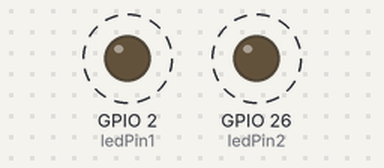
Recording of a sketch running on a simulated ESP32. Parts: output pins drawn as LEDs (lit = HIGH). Dashed ring = blinking. What the sketch prints to the serial monitor is not drawn.

Above: at 0.2 s.
Timing chart, 0 to 3.0 s (numbered marks = the images above):
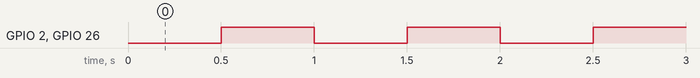

Measured:
- by itself, GPIO 2 (ledPin1), GPIO 26 (ledPin2): alternates HIGH for 0.50 s and LOW for 0.50 s

The sketch:

lab02.ino
```cpp
// 定义LED引脚
const int ledPin1 = 2;   // ESP32板载LED，GPIO 2
const int ledPin2 = 26;  // 外接LED，GPIO 26

// 共用时间变量（两个LED频率相同）
unsigned long previousMillis = 0;
const long interval = 500;  // 1秒间隔（两个LED相同）

// LED状态变量
bool ledState1 = LOW;
bool ledState2 = LOW;

// 闪烁模式选择：true=同步闪烁，false=交替闪烁
bool syncMode = true;

void setup() {
  // 初始化串口通信，设置波特率为115200
  Serial.begin(115200);

  // 将两个LED引脚设置为输出模式
  pinMode(ledPin1, OUTPUT);
  pinMode(ledPin2, OUTPUT);

  // 初始化时打印系统运行时间
  Serial.print("System started at: ");
  Serial.print(millis());
  Serial.println(" ms");

  if (syncMode) {
    Serial.println("Mode: 同步闪烁 (Both LEDs blink together)");
  } else {
    Serial.println("Mode: 交替闪烁 (LEDs blink alternately)");
    // 初始状态设为相反，实现交替效果
    ledState2 = HIGH;
    digitalWrite(ledPin2, ledState2);
  }
}

void loop() {
  // 获取当前系统运行时间
  unsigned long currentMillis = millis();

  // 检查是否到达设定的时间间隔
  if (currentMillis - previousMillis >= interval) {
    // 保存当前时间
    previousMillis = currentMillis;

    // 切换LED1状态
    ledState1 = !ledState1;
    digitalWrite(ledPin1, ledState1);

    // 根据模式切换LED2状态
    if (syncMode) {
      // 同步模式：LED2与LED1状态相同
      ledState2 = ledState1;
    } else {
      // 交替模式：LED2与LED1状态相反
      ledState2 = !ledState1;
    }
    digitalWrite(ledPin2, ledState2);

    // 串口输出状态
    Serial.print("[");
    Serial.print(currentMillis);
    Serial.print(" ms] LED1 (GPIO 2): ");
    Serial.print(ledState1 ? "ON " : "OFF");
    Serial.print(" | LED2 (GPIO 26): ");
    Serial.println(ledState2 ? "ON " : "OFF");
  }

  // 此处可以添加其他非阻塞代码
}
```
